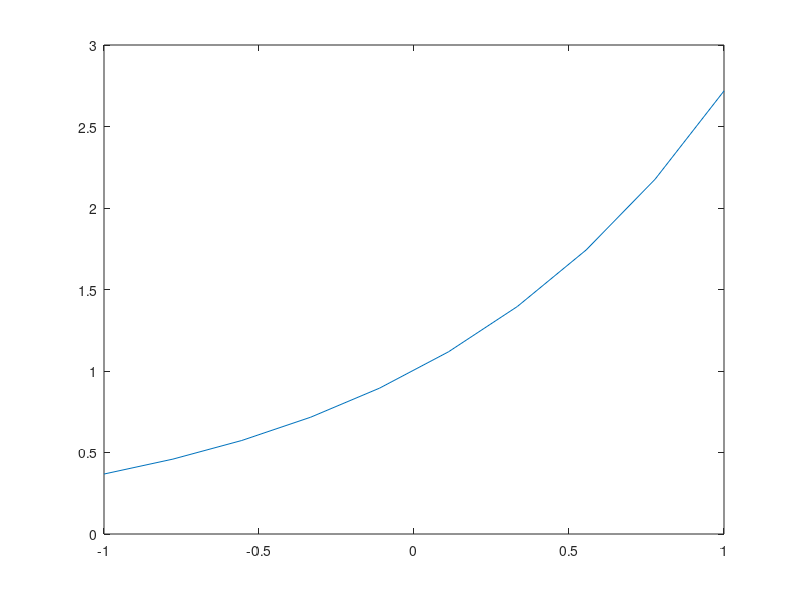
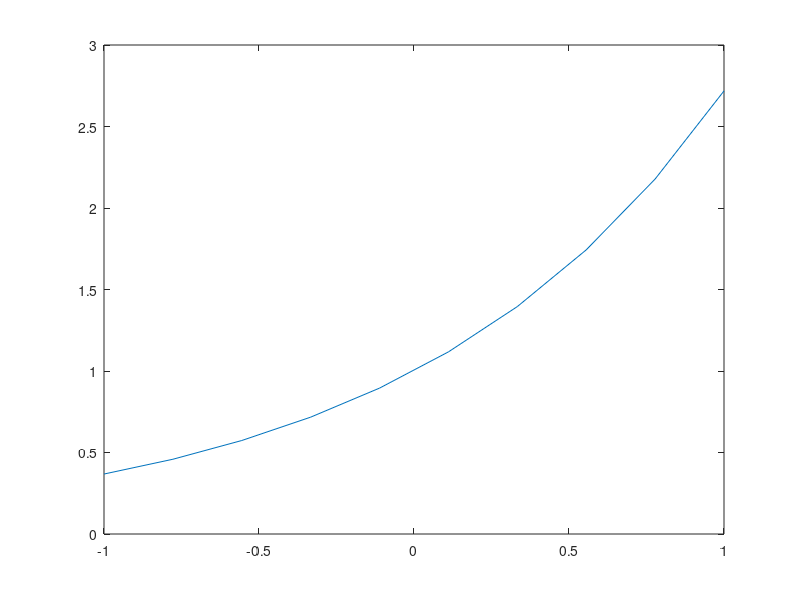
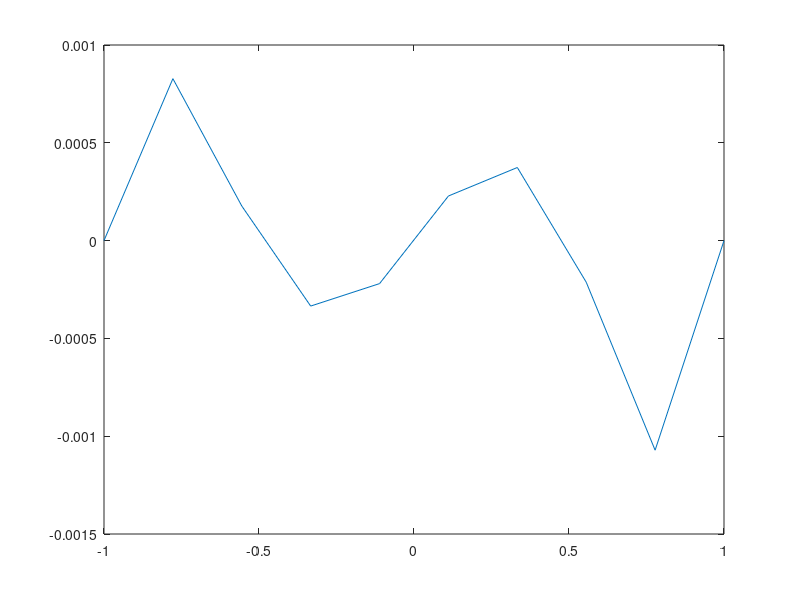

The MATLAB script that drew these images, in order:

% plotter function for problem 1
clear all;
pts=10;
xmanypts=linspace(-1,1,pts);
y1=exp(xmanypts);
plot(xmanypts,y1);

x=linspace(-1,1,5);
n=5;
y=zeros(n,1);
for i=1:n
    y(i)=exp(x(i));
end

z=linspace(-1,1,pts);
ans=zeros(pts,1);
for i=1:pts
    p=z(i);
    val1=0;val=1;
    for j=1:5
        val=1;
        for k=1:5
            if(k==j)
                continue; 
            end
            val=val*(p-x(k))/(x(j)-x(k));
        end
        val1=val1+val*y(j);
  %      disp(val1);
    end
    ans(i)=val1;
end
figure;
plot(z,ans);
figure;
ans2=zeros(pts,1);
ans2=y1'-ans;
plot(z,ans2);


